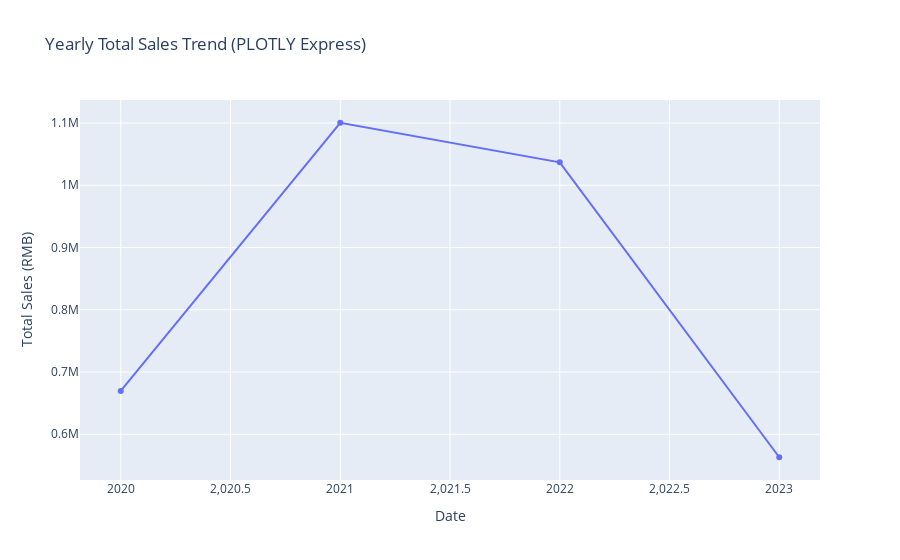

Write notebook code for a chart like this one.
### Code cell
fig_line = px.line(sales_trend, x='Date', y='total_sales', title='Yearly Total Sales Trend (PLOTLY Express)', markers=True)
fig_line.update_layout(xaxis_title='Date', yaxis_title='Total Sales (RMB)')
plt.savefig('Total sales(PlotlyExpress).png')
fig_line.show()

### Figure 1 — Plotly figure (JSON) as saved in the notebook; plotly's stock layout.template omitted (floating-point values rounded to 4 significant figures)
{"data": [{"hovertemplate": "Date=%{x}<br>total_sales=%{y}<extra></extra>", "legendgroup": "", "line": {"color": "#636efa", "dash": "solid"}, "marker": {"symbol": "circle"}, "mode": "lines+markers", "name": "", "orientation": "v", "showlegend": false, "type": "scatter", "x": [2020, 2021, 2022, 2023], "xaxis": "x", "y": [669500.0, 1100000.0, 1037000.0, 563100.0], "yaxis": "y"}], "layout": {"legend": {"tracegroupgap": 0}, "title": {"text": "Yearly Total Sales Trend (PLOTLY Express)"}, "xaxis": {"anchor": "y", "domain": [0, 1], "title": {"text": "Date"}}, "yaxis": {"anchor": "x", "domain": [0, 1], "title": {"text": "Total Sales (RMB)"}}}}
